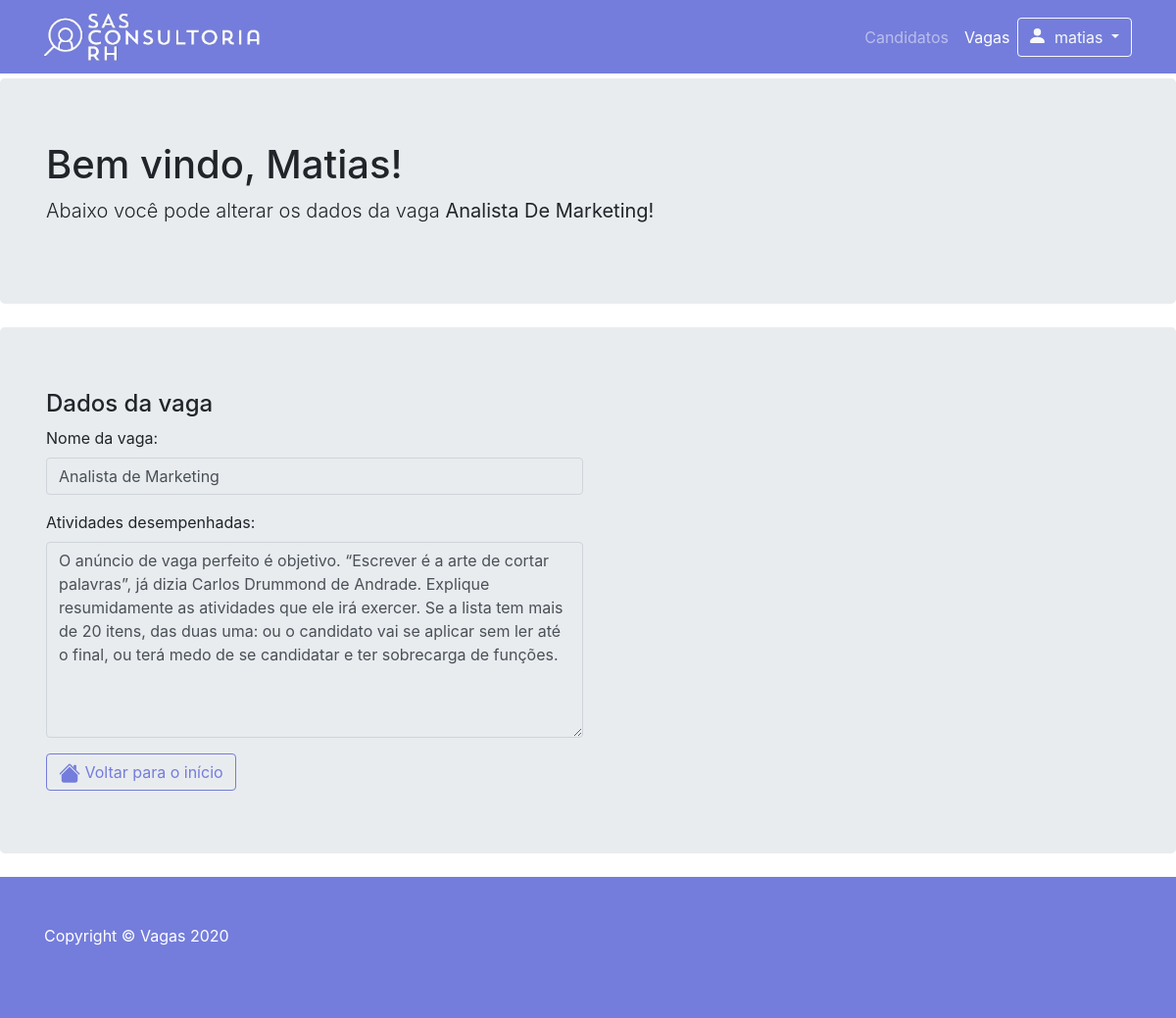
Page /ver_vagas.php?id=129 (signed in) on the committed database.
### tables this page shows
CREATE TABLE `vagas` (
  `id_vaga` int(11) NOT NULL,
  `vaga` varchar(200) NOT NULL,
  `atividade` varchar(600) NOT NULL,
  `foto` varchar(255) NOT NULL
);

### ver_vagas.php (the view, shortened to what this page needs)
<!DOCTYPE html>
<html lang="pt-br">
<head>
	<link href="vendor/bootstrap/css/bootstrap.min.css" rel="stylesheet">
	<link href="css/heroic-features.css" rel="stylesheet">
</head>
<body>
	<nav class="navbar navbar-expand-lg navbar-dark bg-dark fixed-top">
		<div class="container">
			<a class="navbar-brand">
			<img style="width: 220px;" src="img/logo_sas_white.png">
			</a>
			<div class="collapse navbar-collapse" id="navbarResponsive">
				<ul class="navbar-nav ml-auto">
					<li class="nav-item">
						<a class="nav-link" href="pesquisa.php">Candidatos
						</a>
					</li>
					<li class="nav-item active">
						<a class="nav-link" href="cadastro_vagas.php">Vagas
						</a>
					</li>
					<li class="btn-group">
						<button type="button" class="btn btn-outline-light dropdown-toggle" data-toggle="dropdown" aria-haspopup="true" aria-expanded="false">
							<svg width="20px" height="20px" viewBox="2 2 16 16" class="bi bi-person-fill" fill="currentColor" xmlns="http://www.w3.org/2000/svg">
								<path fill-rule="evenodd" d="M3 14s-1 0-1-1 1-4 6-4 6 3 6 4-1 1-1 1H3zm5-6a3 3 0 1 0 0-6 3 3 0 0 0 0 6z"/>
							</svg>
							<?php echo $_SESSION['usuario']; ?>
						</button>
					</li>
				</ul>
			</div>
		</div>
	</nav>
	<?php
	include "conexao.php";
	$id = $_GET['id'] ?? '';
	$sql = "SELECT * FROM vagas WHERE id_vaga = $id";
	$dados = mysqli_query($conn, $sql);
	$linha = mysqli_fetch_assoc($dados);
	?>
	<header class="jumbotron my-4">
		<div class="container">
			<h1 class="display-8">Bem vindo, <a class="text-capitalize"><?php echo $_SESSION['usuario']; ?>! </a></h1>
			<p class="lead">Abaixo você pode alterar os dados da vaga <b><a class="text-capitalize"> <?php echo $linha['vaga']; ?>! </a></b></p>
		</div>
	</header>
	<header class="jumbotron my-4">
		<div class="container">
			<h4>Dados da vaga</h4>
			<form action="edit_vagas.php" method="POST">
				<div class="form-row">
					<div class="form-group col-md-6">
						<label for="vaga">Nome da vaga:</label>
						<input type="text" class="form-control" id="vaga" name="vaga" value="<?php echo $linha['vaga']; ?>" disabled>
					</div>
				</div>
				<div class="form-row">
					<div class="form-group col-md-6">
						<label for="atividade">Atividades desempenhadas:</label>
						<textarea type="text" class="form-control" id="atividade" name="atividade" style="height: 200px;" disabled><?php echo $linha['atividade']; ?></textarea>
					</div>
				</div>
				<a href="cadastro_vagas.php" class="btn btn-outline-primary">
					 Voltar para o início</a>
				</form>
			</div>
</header>
<footer class="py-5 bg-dark">
	<div class="container">
		<p class="m-0 text-left text-white">Copyright &copy; Vagas 2020</p>
	</div>
	<br/>
</footer>
</body>
</html>

### css/heroic-features.css (style rules this page uses)
body { padding-top: 56px; }

### rows in the picture
vagas: vaga "Analista De Marketing", vaga "Analista de Marketing", atividade "O anúncio de vaga perfeito é objetivo. “Escrever é a arte de cortar palavras”, já dizia Carlos Drummond de Andrade. Explique resumidamente as atividades que ele irá exercer. Se a lista tem mais de 20 itens, das duas uma: ou o candidato vai se aplicar sem ler até o final, ou terá medo de se candidatar e ter sobrecarga de funções."

### other values in the picture
$_SESSION['usuario'] "matias"
$_SESSION['usuario'] "Matias"
